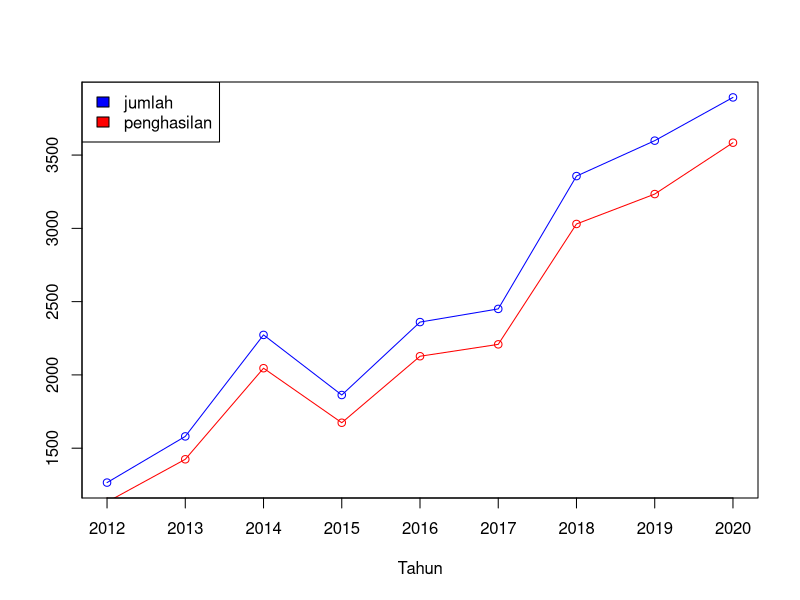

Write the R code that produced this figure.
tahun<- c(2012:2020)
jumlah<- c(1265.24, 1580.5, 2273, 1862.85, 2360.5, 2450.5, 3356.65, 
           3598.44, 3893.54)
penghasilan<- c(1132.87, 1424.245, 2045.75, 1673.656, 2127.445,
                2208.545, 3029.98, 3234, 3584.52)
df<- data.frame(tahun, jumlah, penghasilan)
df
#write.csv(df,"~/latihan1.csv", row.names = FALSE)

plot(jumlah,type="o",col="blue", xlab='Tahun', ylab='',
     axes= FALSE)
lines(penghasilan, type = "o", col = "red", ann=FALSE)
axis(1, at=c(1:9), lab=tahun)
axis(2, at=500*0:max(jumlah))
legend('topleft', c('jumlah','penghasilan'), fill=c('blue', 'red'))
box()

